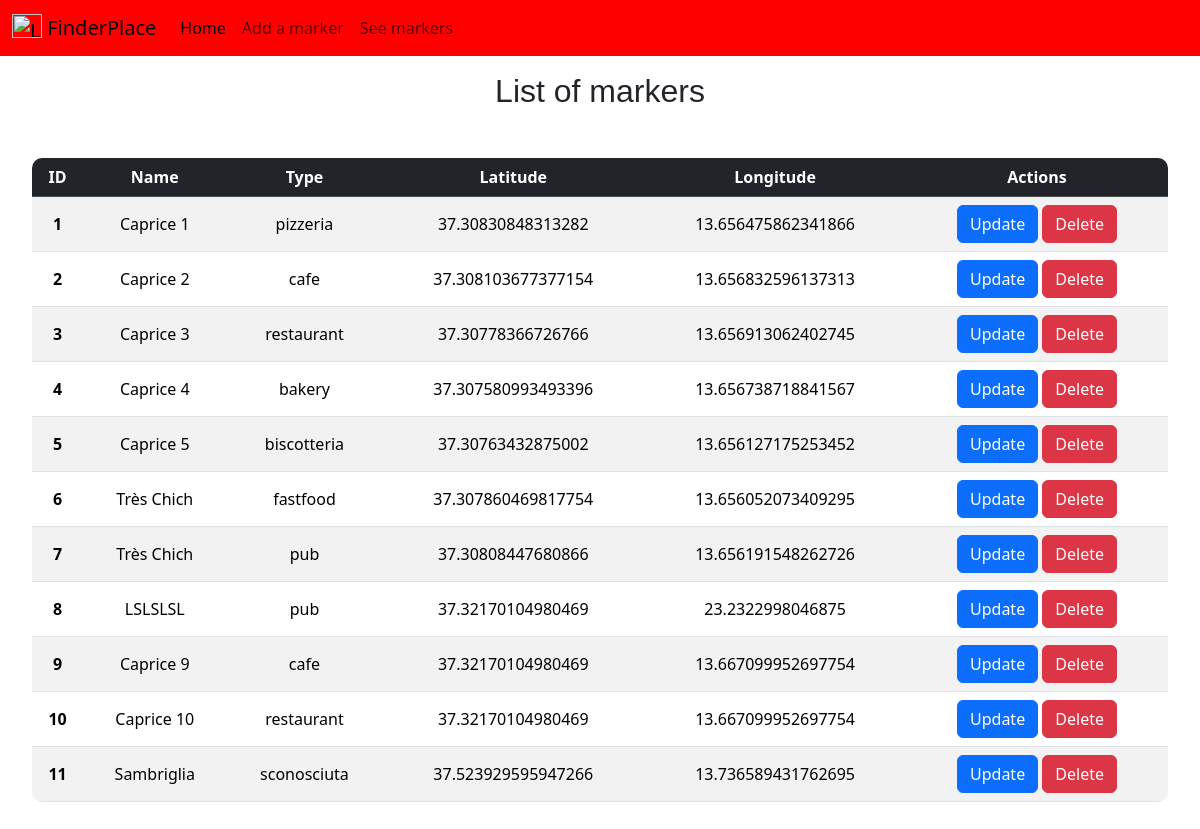
Screenshot of /tabeldb.php with the database file from the repository.
### tables this page shows
CREATE TABLE `locations` (
  `id_pos` int(255) NOT NULL,
  `nome` varchar(255) NOT NULL,
  `tipologia` varchar(255) NOT NULL,
  `descrizione` varchar(255) NOT NULL DEFAULT 'pizzeria',
  `lat` double DEFAULT NULL,
  `lon` double DEFAULT NULL
);

### tabeldb.php (the view)
<?php require_once "com.php"; ?>
 <h2>List of markers</h2>
<div id="tab_div">
<table id="tab" class="table table-striped align-middle">
    <thead class="table-dark ">
        <tr>
            <th scope="col">ID</th>
            <th scope="col">Name</th>
            <th scope="col">Type</th>
            <th scope="col">Latitude</th>
            <th scope="col">Longitude</th>
            <th scope="col">Actions</th>
        </tr>
    </thead>
    <tbody>
        <?php
        $conn = getdb();
        $sql = "SELECT ID_pos, Nome, Tipologia, lat, lon FROM locations";
        $result = $conn->query($sql);
        if ($result->num_rows > 0) {
            while ($row = $result->fetch_assoc()) {
                echo "<tr>
                    <th scope='row'>" . $row["ID_pos"] . "</th>
                    <td>" . $row["Nome"] . "</td>
                    <td>" . $row["Tipologia"] . "</td>
                    <td>" . $row["lat"] . "</td>
                    <td>" . $row["lon"] . "</td>
                    <td>
                        <a href='update_crud.php?id=" . $row["ID_pos"] . "' class='btn btn-primary'>Update</a>
                        <a href='delete.php?id=" . $row["ID_pos"] . "' class='btn btn-danger' onclick='return confirm(\"Are you sure?\")'>Delete</a>
                    </td>
                  </tr>";
            }
        } else {
            echo "<tr><td colspan='6'>No data found</td></tr>";
        }
        ?>
    </tbody>
</table>
    </div>

### navbar.php (shortened to what this page needs)
<link href="https://cdn.jsdelivr.net/npm/bootstrap@5.3.3/dist/css/bootstrap.min.css" rel="stylesheet">
<nav id="nav" class="navbar navbar-expand-lg bg-body-tertiary">
  <div class="container-fluid">
    <a class="navbar-brand">
      <img src="https://icons.iconarchive.com/icons/paomedia/small-n-flat/512/map-map-marker-icon.png" alt="Logo"
        width="30" height="24" class="d-inline-block align-text-top">
      FinderPlace
    </a>
    <div class="collapse navbar-collapse" id="navbarNav">
      <ul class="navbar-nav">
        <li class="nav-item">
          <a class="nav-link active" aria-current="page" href="index.php">Home</a>
        </li>
        <li class="nav-item">
          <a class="nav-link" href="updatedb.php">Add a marker</a>
        </li>
        <li class="nav-item">
          <a class="nav-link" href="tabeldb.php">See markers</a>
        </li>
      </ul>
    </div>
  </div>
</nav>

### com.php (shortened to what this page needs)
<?php
include_once "navbar.php";
?>
<link rel="stylesheet" type="text/css" href="./style.css">
<link href="https://cdn.jsdelivr.net/npm/bootstrap@5.3.3/dist/css/bootstrap.min.css" rel="stylesheet">

### com.php (style rules this page uses)
#nav { background-color: red !important; }
h1, h2 { text-align: center; padding: 1rem; font-family: 'Franklin Gothic Medium', 'Arial Narrow', Arial, sans-serif; }
#tab { width: 100% !important; margin-right: 2rem; text-align: center; border-radius: 10px; overflow: hidden; }
#tab_div { margin: 2rem; padding-bottom: 2rem; }

### rows the page displays
locations: id_pos "1", nome "Caprice 1", tipologia "pizzeria", lat "37.30830848313282", lon "13.656475862341866"
locations: id_pos "2", nome "Caprice 2", tipologia "cafe", lat "37.308103677377154", lon "13.656832596137313"
locations: id_pos "3", nome "Caprice 3", tipologia "restaurant", lat "37.30778366726766", lon "13.656913062402745"
locations: id_pos "4", nome "Caprice 4", tipologia "bakery", lat "37.307580993493396", lon "13.656738718841567"
locations: id_pos "5", nome "Caprice 5", tipologia "biscotteria", lat "37.30763432875002", lon "13.656127175253452"
locations: id_pos "6", nome "Très Chich", tipologia "fastfood", lat "37.307860469817754", lon "13.656052073409295"
locations: id_pos "7", nome "Très Chich", tipologia "pub", lat "37.30808447680866", lon "13.656191548262726"
locations: id_pos "8", nome "LSLSLSL", tipologia "pub", lat "37.32170104980469", lon "23.2322998046875"
locations: id_pos "9", nome "Caprice 9", tipologia "cafe", lat "37.32170104980469", lon "13.667099952697754"
locations: id_pos "10", nome "Caprice 10", tipologia "restaurant", lat "37.32170104980469", lon "13.667099952697754"
locations: id_pos "11", nome "Sambriglia", tipologia "sconosciuta", lat "37.523929595947266", lon "13.736589431762695"
